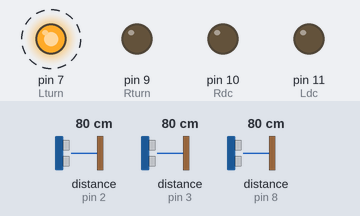
Simulated run of this sketch. Board: Arduino Uno, built with avr-gcc and run on an emulated ATmega328P. Shown: output pins drawn as LEDs (lit = HIGH). Wiring (inferred from the names in the program): 3 × ultrasonic range finder: trigger pin 4, echo pin 2 / trigger pin 5, echo pin 3 / trigger pin 6, echo pin 8. Dashed ring = blinking. The inputs (shaded band) are chosen by the test bench; at power-on: distance to the obstacle (sensors on pin 8, pin 2, pin 3) 80 cm. The echo pulse lasts 58.3 µs per cm; pins used as bus, display or sensor lines are not drawn.

Above: at 1.01 s.
1.3 s: distance to the obstacle (sensor on pin 8) set to 54 cm
4.3 s: distance to the obstacle (sensor on pin 8) set to 47 cm
At 4.3 s:
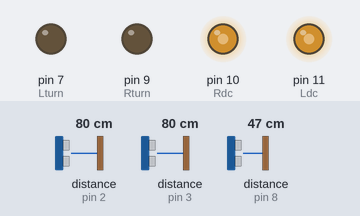
5.8 s: distance to the obstacle (sensor on pin 2) set to 54 cm
7.3 s: distance to the obstacle (sensor on pin 2) set to 47 cm
At 7.47 s:
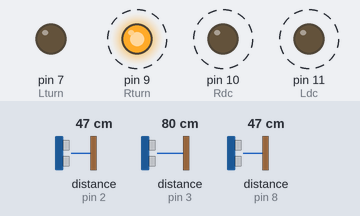
10.3 s: distance to the obstacle (sensor on pin 2) set to 60 cm
At 11.0 s:
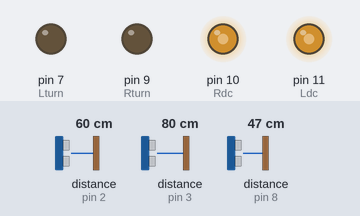
11.9 s: distance to the obstacle (sensor on pin 2) set to 2 cm
At 12.06 s:
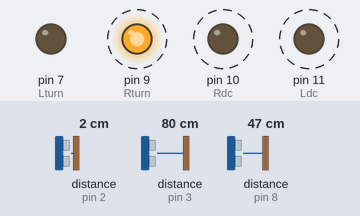
Timing chart, 0 to 15.9 s (numbered marks = the images above; inputs shaded):
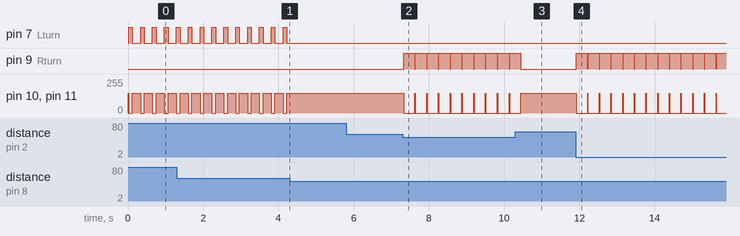

Measured:
- the behaviour switches between 51 and 50 cm on distance to the obstacle (sensor on pin 8) (found by bisection; images 0 and 1)
- the behaviour switches between 51 and 50 cm on distance to the obstacle (sensor on pin 2) (found by bisection; images 1 and 2)
- after the input at 4.3 s, pin 7 (Lturn): stops changing and stays LOW; pin 10 (Rdc), pin 11 (Ldc): stops changing and stays 150/255
- after the input at 5.8 s, every drawn part: stays the same
- after the input at 7.3 s, pin 9 (Rturn): alternates HIGH for 0.30 s and LOW for 0.01 s, starting at once; pin 10 (Rdc), pin 11 (Ldc): alternates 150/255 for 0.01 s and 0/255 for 0.30 s, starting at once
- after the input at 10.3 s, pin 9 (Rturn): goes on until 10.4 s, then stays LOW; pin 10 (Rdc), pin 11 (Ldc): goes on until 10.4 s, then stays 150/255
- after the input at 11.9 s, pin 9 (Rturn): alternates HIGH for 0.30 s and LOW for 0.01 s, starting at once; pin 10 (Rdc), pin 11 (Ldc): alternates 150/255 for 0.01 s and 0/255 for 0.30 s, starting at once
- by itself, pin 7 (Lturn): alternates HIGH for 0.10 s and LOW for 0.22 s
- by itself, pin 10 (Rdc), pin 11 (Ldc): alternates 150/255 for 0.22 s and 0/255 for 0.10 s

The sketch:

escape_rout.ino
```cpp
#define Ldc 11
#define Lturn 7
#define Rdc 10
#define Rturn 9
#define trig_pinI 4
#define trig_pinR 5
#define trig_pinL 6
#define echoI_pin 2
#define echoR_pin 3
#define echoL_pin 8
void straight();
void turnLeft();
void turnRight();
void Stop();
float durationI, distanceI;
float durationL, distanceL;
float durationR, distanceR;


void setup() {
  pinMode(Lturn,OUTPUT);
  pinMode(Rturn,OUTPUT);
  pinMode(Ldc,OUTPUT);
  pinMode(Rdc,OUTPUT);
  pinMode(echoI_pin,INPUT);
  pinMode(echoR_pin,INPUT);
  pinMode(echoL_pin,INPUT);
  pinMode(trig_pinI,OUTPUT);
  pinMode(trig_pinR,OUTPUT);
  pinMode(trig_pinL,OUTPUT);
}

void loop() {
  straight();
  disCheck();
  if(distanceL>=50){
    turnLeft();
    delay(100);
    straight();
    delay(200);

  }
  else if(distanceI<=50){
    turnRight();
    delay(300);

  }
  else{
    straight();
  }


}
void Stop(){
  digitalWrite(Ldc,HIGH);
  digitalWrite(Rdc,HIGH);
  delay(1000);
}

void straight(){
  analogWrite(Ldc,150);
  analogWrite(Rdc,150);
  digitalWrite(Lturn,LOW);
  digitalWrite(Rturn,LOW);
}
void turnLeft(){
  digitalWrite(Ldc,LOW);
  digitalWrite(Rdc,LOW);
  digitalWrite(Lturn,HIGH);
  digitalWrite(Rturn,LOW);

}
void turnRight(){
  digitalWrite(Ldc,LOW);
  digitalWrite(Rdc,LOW);
  digitalWrite(Lturn,LOW);
  digitalWrite(Rturn,HIGH);
}
void disCheck(){
  digitalWrite(trig_pinI,LOW);
  digitalWrite(trig_pinL,LOW);
  digitalWrite(trig_pinR,LOW);

  digitalWrite(echoI_pin,LOW);
  delayMicroseconds(2);
  digitalWrite(trig_pinI,HIGH);
  delayMicroseconds(10);
  digitalWrite(trig_pinI,LOW);
  durationI = pulseIn(echoI_pin,HIGH);
  distanceI = durationI / 2.0 / 29.0;
  Serial.print("I : ");
  Serial.print(distanceI);
  Serial.println();

  digitalWrite(echoR_pin,LOW);
  delayMicroseconds(2);
  digitalWrite(trig_pinR,HIGH);
  delayMicroseconds(10);
  digitalWrite(trig_pinR,LOW);
  durationR = pulseIn(echoR_pin, HIGH);
  distanceR = durationR / 2.0 / 29.0;
  Serial.print("R : ");
  Serial.print(distanceR);
  Serial.println();

  digitalWrite(echoL_pin,LOW);
  delayMicroseconds(2);
  digitalWrite(trig_pinL,HIGH);
  delayMicroseconds(10);
  digitalWrite(trig_pinL,LOW);
  durationL = pulseIn(echoL_pin, HIGH);
  distanceL = durationL / 2.0 / 29.0;
  Serial.print("L : ");
  Serial.print(distanceL);
  Serial.println();
}
```
